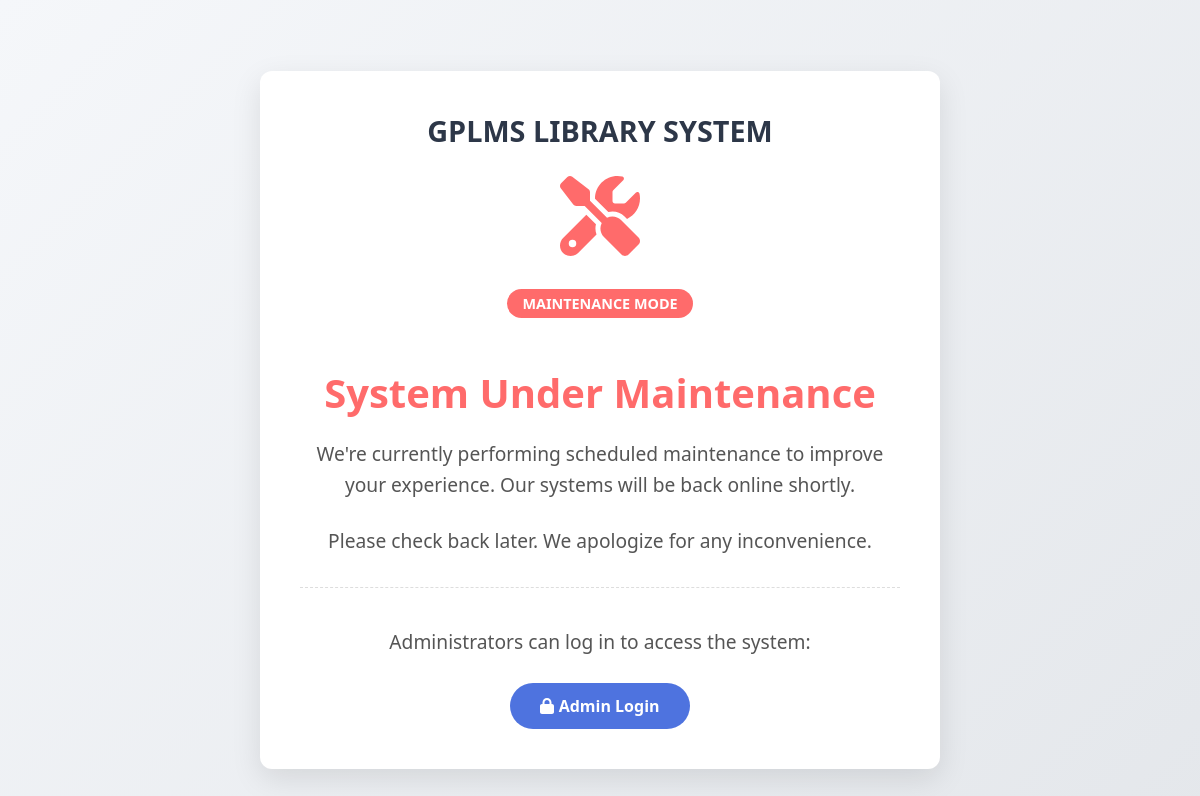
Before: /src/main/maintenance.php with the older database file.
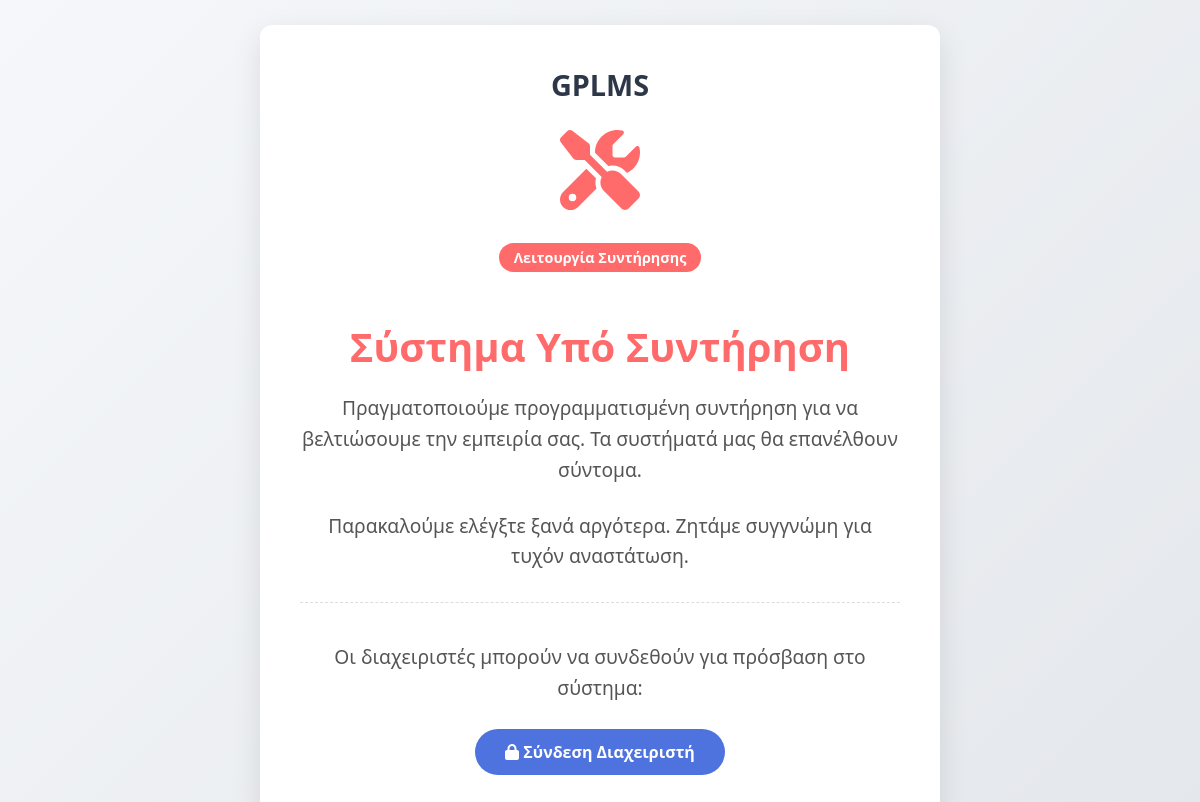
After: the same page with the newer database file.
### tables this page shows
CREATE TABLE `system_settings` (
  `id` int NOT NULL AUTO_INCREMENT,
  `setting_key` varchar(255) NOT NULL,
  `setting_value` text,
  `last_modified` timestamp NULL DEFAULT CURRENT_TIMESTAMP ON UPDATE CURRENT_TIMESTAMP,
  PRIMARY KEY (`id`),
  UNIQUE KEY `setting_key` (`setting_key`)
);

### src/conf/translation.php (called while the page is built, shortened)
<?php
$default_language = 'EN';
try {
    $stmt = $pdo->query("SELECT setting_value FROM system_settings WHERE setting_key = 'default_language'");
    $result = $stmt->fetch(PDO::FETCH_ASSOC);
    if ($result) {
        $default_language = $result['setting_value'];
    }
} catch (PDOException $e) {
    error_log("Default language setting error: " . $e->getMessage());
}
$lang = $translations[$default_language] ?? $translations['EN'];
?>

### src/main/maintenance.php (the view, shortened to what this page needs)
<?php
require_once '../conf/config.php';
require_once '../conf/translation.php';
$library_name = $lang['library_system'];
try {
    $stmt = $pdo->query("SELECT setting_value FROM system_settings WHERE setting_key = 'library_name'");
    $result = $stmt->fetch(PDO::FETCH_ASSOC);
    if ($result && !empty($result['setting_value'])) {
        $library_name = $result['setting_value'];
    }
} catch (PDOException $e) {
    error_log("Library name fetch error: " . $e->getMessage());
}
?>
<!DOCTYPE html>
<html lang="<?= $default_language ?>">
<head>
</head>
<body>
    <div class="maintenance-container">
        <div class="library-name"><?= htmlspecialchars($library_name) ?></div>
        <div class="maintenance-icon">
            <i class="fas fa-tools"></i>
        </div>
        <div class="status"><?= strtoupper($lang['maintenance_mode']) ?></div>
        <h1><?= $lang['system_under_maintenance'] ?></h1>
        <p><?= $lang['maintenance_message1'] ?></p>
        <p><?= $lang['maintenance_message2'] ?></p>
        <div class="admin-login">
            <p><?= $lang['admin_login_prompt'] ?></p>
            <a href="login.php"><i class="fas fa-lock"></i> <?= $lang['admin_login'] ?></a>
        </div>
    </div>
</body>
</html>

Changed rows visible on the page:
added system_settings: setting_value "GPLMS"
Other visible differences:
$lang['maintenance_mode']: "MAINTENANCE MODE" → "Λειτουργία Συντήρησης"
$lang['system_under_maintenance']: "System Under Maintenance" → "Σύστημα Υπό Συντήρηση"
$lang['maintenance_message1']: "We're currently performing scheduled maintenance to improve your experience. Our systems will be back online shortly." → "Πραγματοποιούμε προγραμματισμένη συντήρηση για να βελτιώσουμε την εμπειρία σας. Τα συστήματά μας θα επανέλθουν σύντομα."
$lang['maintenance_message2']: "Please check back later. We apologize for any inconvenience." → "Παρακαλούμε ελέγξτε ξανά αργότερα. Ζητάμε συγγνώμη για τυχόν αναστάτωση."
$lang['admin_login_prompt']: "Administrators can log in to access the system:" → "Οι διαχειριστές μπορούν να συνδεθούν για πρόσβαση στο σύστημα:"
$lang['admin_login']: "Admin Login" → "Σύνδεση Διαχειριστή"
$library_name: "GPLMS LIBRARY SYSTEM" → (not shown)
